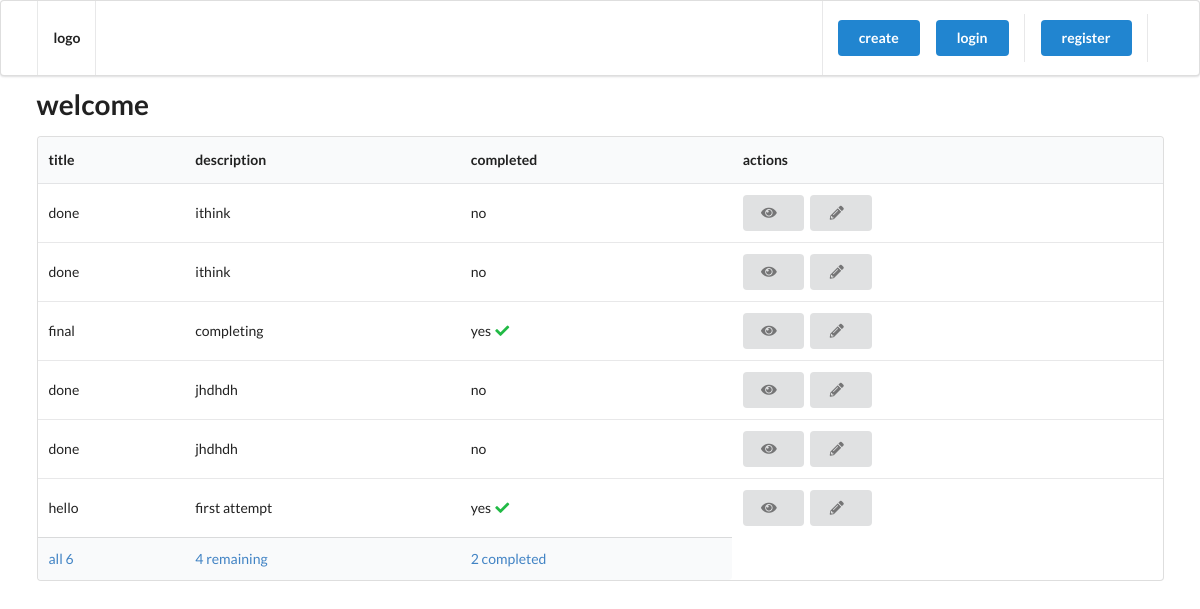
/, run on an earlier commit of the app's database.
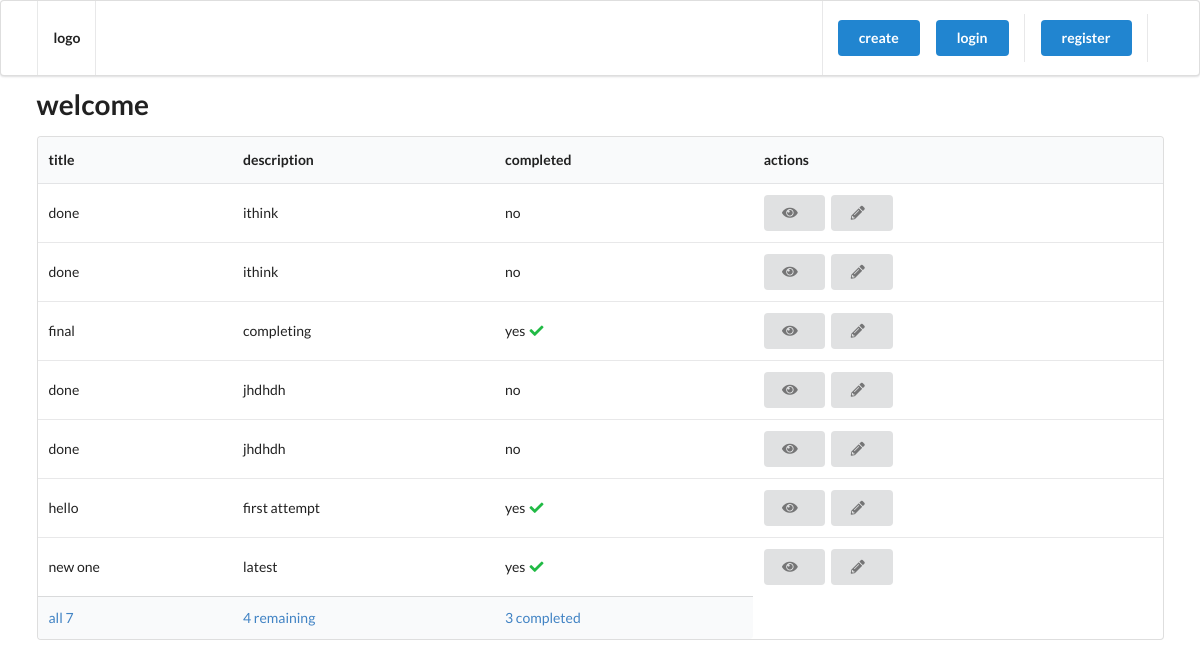
And on a later commit of the database.
### todo/models.py (models this page shows, shortened)
class Todo(models.Model):
    title = models.CharField(max_length=255)
    description = models.TextField()
    is_completed = models.BooleanField(default=False)

### todo/views.py (the view)
# urls.py: path('', views.index, name='index'),
def index(request):
    todos = Todo.objects.all()
    complete = todos.filter(is_completed=True).count()
    incomplete = todos.filter(is_completed=False).count()
    all_count = todos.count()
    context = {'todos':todos, 'complete':complete , 'incomplete':incomplete , 'all_count':all_count}
    return render(request,  'todo/index.html', context)

### templates/todo/index.html (shortened to what this page needs)
{% extends '_partials/base.html' %}
{% block content %}
<h1 class="ui header">welcome </h1>
{% if todos %}
<table class="ui table">
    <thead>
        <tr>
            <th>title</th>
            <th>description</th>
            <th>completed</th>
            <th>actions</th>
        </tr>
    </thead>
    <tbody>
        {% for todo in todos %}
        <tr>
            <td> {{todo.title}} </td>
            <td> {{todo.description}} </td>
            <td>
                {% if todo.is_completed %}
                yes <i class="check icon green"></i>
                {% else %}
                no
                {% endif %}
            </td>
            <td>
                <a href="{% url 'details' todo.pk %}" class="ui button"> <i class="eye icon"></i> </a>
                <a href="{% url 'edit' todo.pk %}" class="ui button"> <i class="pencil icon"></i> </a>
            </td>
        </tr>
        {% endfor %}
    </tbody>
    <tfoot>
        <tr>
            <th> <a href="">all {{all_count}}</a> </th>
            <th> <a href="">{{incomplete}} remaining</a> </th>
            <th> <a href="">{{complete}} completed</a> </th>
        </tr>
    </tfoot>
</table>
{% endif %}
{% endblock %}

What changed in the data, as far as the page shows it:
added Todo: title "new one", description "latest", is_completed "yes"
Also different on the page:
{{ all_count }}: "6" → "7"
{{ complete }}: "2" → "3"
